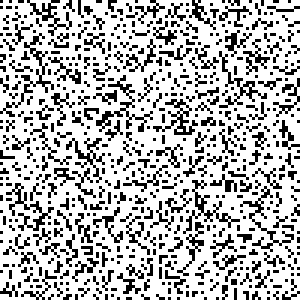
%> input picture Processamento Digital de Imagens/Prova2_Dimas/Ex4Prova/imgA.bmp, 100 x 100 px (shown 3 times larger)
$ octave ex4.m   (GNU Octave 9; MATLAB toolbox functions it lacks are replaced by stand-ins)
%> lines starting %> are read from the running program, lines starting %| are printed output that depends on the picture; in (x1, y1, x2, y2) boxes, pixels count from 0 and x2, y2 are one past the last pixel; in counts of white or black regions, pixels touching at a corner belong together; the program's own positions count from 1
pkg load image;
clc;

imgA = imread('imgA.bmp');
%> imgA is the input picture: size 100x100 uint8; values 166 (black) and 167 (white), 71.3% white; black in thin lines or dots
imgB = imread('imgB.bmp');
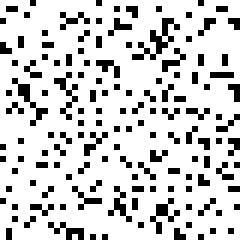
%> input picture Processamento Digital de Imagens/Prova2_Dimas/Ex4Prova/imgB.bmp, 40 x 40 px (shown 6 times larger)
%> imgB is the input picture: size 40x40 uint8; values 72 (black) and 73 (white), 80.8% white; black in thin lines or dots
imgC = imread('imgC.bmp');
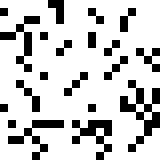
%> input picture Processamento Digital de Imagens/Prova2_Dimas/Ex4Prova/imgC.bmp, 20 x 20 px (shown 8 times larger)
%> imgC is the input picture: size 20x20 uint8; values 187 (black) and 188 (white), 79.5% white; black in thin lines or dots

imgnovo = imgA;

for a = 1:40
  for b = 1:40
    imgnovo(100 - a,b) = imgB(a,b);
  endfor
endfor
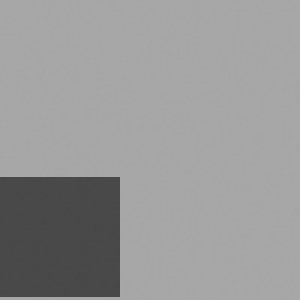
%> imgnovo: size 100x100 uint8 (shown 3 times larger); 16% of pixels changed, all inside (x1, y1, x2, y2) = (0, 59, 40, 99)
for c = 1:20
  for d = 1:20
    imgnovo(c, d+80) = imgC(c,d);
  endfor
endfor
%> imgnovo: size 100x100 uint8; 4% of pixels changed, all inside (x1, y1, x2, y2) = (80, 0, 100, 20)


figure(1); subplot(1,4,1); imshow(imgA);
figure(1); subplot(1,4,2); imshow(imgB);
figure(1); subplot(1,4,3); imshow(imgC);
figure(1); subplot(1,4,4); imshow(imgnovo);
